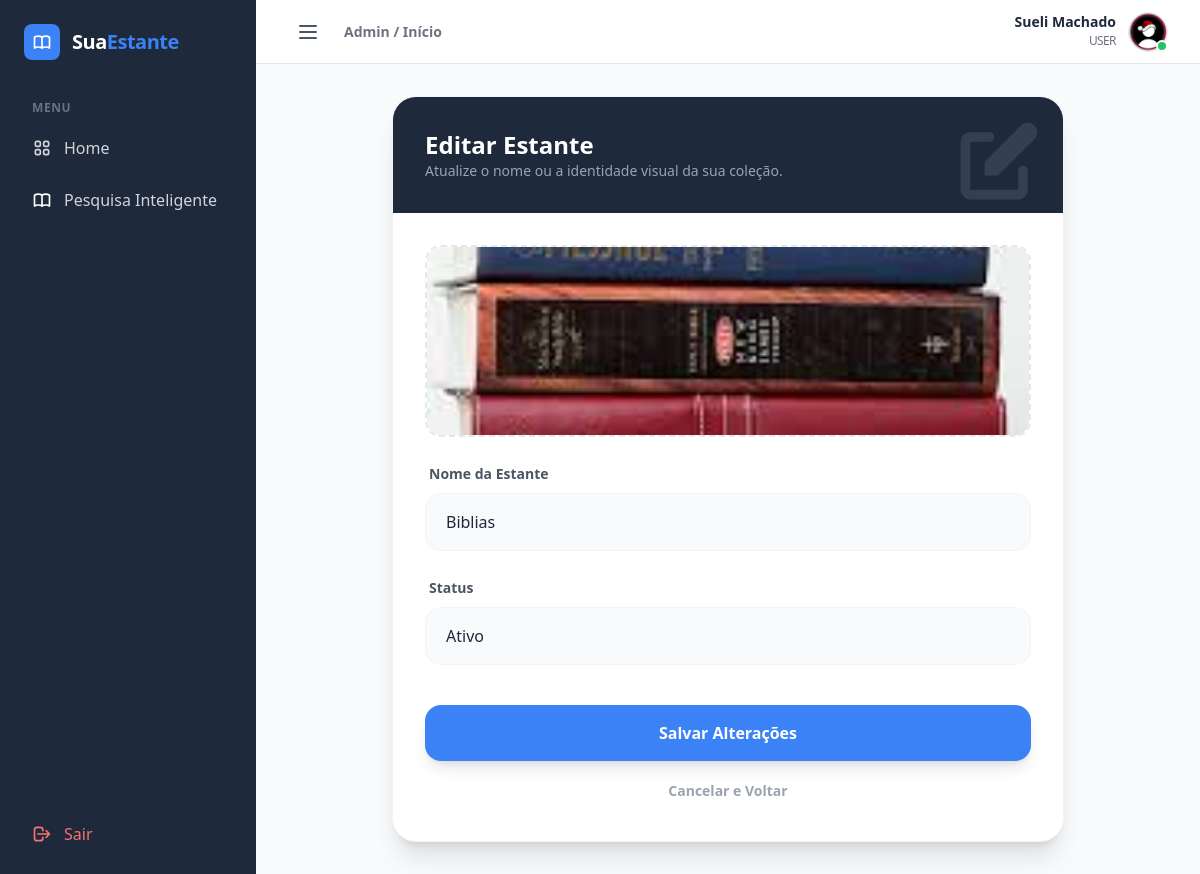
Page /user/estante/editar/1 (signed in) on the committed database.
### models/modelos.py (models this page shows)
class User(db.Model, UserMixin):
    id = db.Column(db.Integer, primary_key=True)
    name = db.Column(db.String(100), nullable=False)
    email = db.Column(db.String(120), nullable=False, unique=True)
    photo = db.Column(db.String(255), nullable=True)
    type_user = db.Column(db.Enum('admin', 'user', default='user')) # Admin ou User
    estado = db.Column(db.String(10), default='Ativo') # 'ativo' ou 'inativo'
    password_hash = db.Column(db.String(128), nullable=False)
    created_at = db.Column(db.DateTime, default=datetime.utcnow)
    estantes = db.relationship('Estante', backref='dono', lazy=True)

class Estante(db.Model):
    __tablename__ = 'estantes'
    id = db.Column(db.Integer, primary_key=True)
    nome = db.Column(db.String(100), nullable=False)
    capa = db.Column(db.String(255), nullable=True) #caminho da imagem...
    estado = db.Column(db.String(10), default='Ativo') # 'ativo' ou 'inativo'
    user_id = db.Column(db.Integer, db.ForeignKey('user.id'), nullable=False)
    livros = db.relationship('Livro', backref='estante', lazy=True, cascade="all, delete-orphan")

### routes/user.py (the view, shortened to what this page needs)
@user_bp.route('/estante/editar/<int:id>', methods=['GET', 'POST'])
@login_required
def editar_estante(id):
    estante = Estante.query.get_or_404(id)
    if estante.user_id != current_user.id:
        abort(403)
    return render_template('user/shelf_edit.html', estante=estante)

### models/modelos.py (called while the page is built)
@login_manager.user_loader
def load_user(user_id):
    return User.query.get(int(user_id))

### templates/user/shelf_edit.html (shortened to what this page needs)
{% extends "admin/base_adm.html" %}
{% block dashboard_content %}
<div class="max-w-2xl mx-auto">
    <div class="bg-white rounded-3xl border border-gray-100 shadow-xl overflow-hidden">
        <div class="bg-secondary p-8 text-white relative overflow-hidden">
            <div class="relative z-10">
                <h1 class="text-2xl font-bold">Editar Estante</h1>
                <p class="text-gray-400 text-sm">Atualize o nome ou a identidade visual da sua coleção.</p>
            </div>
            <div class="absolute top-0 right-0 p-4 opacity-10">
                <svg class="w-24 h-24" fill="currentColor" viewBox="0 0 20 20"><path d="M17.414 2.586a2 2 0 00-2.828 0L7 10.172V13h2.828l7.586-7.586a2 2 0 000-2.828z"></path><path fill-rule="evenodd" d="M2 6a2 2 0 012-2h4a1 1 0 010 2H4v10h10v-4a1 1 0 112 0v4a2 2 0 01-2 2H4a2 2 0 01-2-2V6z" clip-rule="evenodd"></path></svg>
            </div>
        </div>
        <form action="{{ url_for('user.editar_estante', id=estante.id) }}" method="POST" enctype="multipart/form-data" class="p-8 space-y-6">
            <div class="flex flex-col items-center justify-center space-y-4">
                <div class="relative group w-full h-48 rounded-2xl overflow-hidden border-2 border-dashed border-gray-200">
                    <img id="shelf-preview"
                         src="{{ url_for('static', filename='uploads/estantes/' + (estante.capa or 'default_shelf.png')) }}"
                         class="w-full h-full object-cover">
                </div>
            </div>
            <div class="space-y-2">
                <label class="text-sm font-bold text-gray-600 ml-1">Nome da Estante</label>
                <input type="text" name="nome" value="{{ estante.nome }}" required
                       class="w-full px-5 py-4 bg-gray-50 border border-gray-100 rounded-2xl text-secondary focus:outline-none focus:ring-2 focus:ring-primary focus:bg-white transition-all">
            </div>
            <div class="space-y-2">
                <label class="text-sm font-bold text-gray-600 ml-1">Status</label>
                <input type="text" name="estado" value="{{ estante.estado }}" required
                       class="w-full px-5 py-4 bg-gray-50 border border-gray-100 rounded-2xl text-secondary focus:outline-none focus:ring-2 focus:ring-primary focus:bg-white transition-all">
            </div>
            <div class="pt-4 flex flex-col gap-3">
                <button type="submit" class="w-full py-4 bg-primary hover:bg-blue-600 text-white font-bold rounded-2xl shadow-lg transition-all">
                    Salvar Alterações
                </button>
                <a href="{{ url_for('user.home') }}" class="text-center py-2 text-gray-400 hover:text-gray-600 text-sm font-bold">
                    Cancelar e Voltar
                </a>
            </div>
        </form>
    </div>
</div>
{% endblock %}

### templates/admin/base_adm.html (shortened to what this page needs)
<!DOCTYPE html>
<html lang="pt-br">
<head>
    <script src="https://cdn.tailwindcss.com"></script>
</head>
<body class="bg-gray-50 font-sans antialiased" x-data="{ sidebarOpen: true }">
    <div class="flex h-screen overflow-hidden">
        <aside
            :class="sidebarOpen ? 'w-64' : 'w-20'"
            class="bg-secondary text-white hidden md:flex flex-col flex-shrink-0 transition-all duration-300 ease-in-out">
            <div class="p-6 flex items-center gap-3 overflow-hidden whitespace-nowrap">
                <div class="bg-primary p-2 rounded-lg flex-shrink-0">
                </div>
                <span x-show="sidebarOpen" x-transition.opacity class="text-xl font-bold tracking-tight text-white">
                    Sua<span class="text-primary">Estante</span>
                </span>
            </div>
            <nav class="flex-1 px-4 space-y-1 mt-4 overflow-hidden">
                <p x-show="sidebarOpen" class="px-4 text-xs font-semibold text-gray-500 uppercase tracking-wider mb-2">Menu</p>
                {% if current_user.type_user == 'admin' %}
                    <a href="{{ url_for('admin.admin_dashboard') }}" class="flex items-center gap-3 px-4 py-3 rounded-xl transition hover:bg-gray-800 text-gray-300 hover:text-white {% if request.endpoint == 'admin.admin_dashboard' %} bg-primary !text-white {% endif %}">
                        <svg class="w-5 h-5 flex-shrink-0" fill="none" stroke="currentColor" viewBox="0 0 24 24"><path stroke-linecap="round" stroke-linejoin="round" stroke-width="2" d="M4 6a2 2 0 012-2h2a2 2 0 012 2v2a2 2 0 01-2 2H6a2 2 0 01-2-2V6zM14 6a2 2 0 012-2h2a2 2 0 012 2v2a2 2 0 01-2 2h-2a2 2 0 01-2-2V6zM4 16a2 2 0 012-2h2a2 2 0 012 2v2a2 2 0 01-2 2H6a2 2 0 01-2-2v-2zM14 16a2 2 0 012-2h2a2 2 0 012 2v2a2 2 0 01-2 2h-2a2 2 0 01-2-2v-2z"></path></svg>
                        <span x-show="sidebarOpen" x-transition.opacity>Dashboard</span>
                    </a>
                    <a href="{{ url_for('admin.list_users') }}" class="flex items-center gap-3 px-4 py-3 rounded-xl transition hover:bg-gray-800 text-gray-300 hover:text-white {% if request.endpoint == 'admin.list_users' %} bg-primary !text-white {% endif %}">
                        <svg class="w-5 h-5 flex-shrink-0" fill="none" stroke="currentColor" viewBox="0 0 24 24"><path stroke-linecap="round" stroke-linejoin="round" stroke-width="2" d="M12 4.354a4 4 0 110 5.292M15 21H3v-1a6 6 0 0112 0v1zm0 0h6v-1a6 6 0 00-9-5.197M13 7a4 4 0 11-8 0 4 4 0 018 0z"></path></svg>
                        <span x-show="sidebarOpen" x-transition.opacity>Usuários</span>
                    </a>
                    <a href="{{ url_for('admin.list_estantes') }}" class="flex items-center gap-3 px-4 py-3 rounded-xl transition hover:bg-gray-800 text-gray-300 hover:text-white {% if request.endpoint == 'admin.list_estantes' %} bg-primary !text-white {% endif %}">
                        <svg class="w-5 h-5 text-white" fill="none" stroke="currentColor" viewBox="0 0 24 24"><path stroke-linecap="round" stroke-linejoin="round" stroke-width="2" d="M12 6.253v13m0-13C10.832 5.477 9.246 5 7.5 5S4.168 5.477 3 6.253v13C4.168 18.477 5.754 18 7.5 18s3.332.477 4.5 1.253m0-13C13.168 5.477 14.754 5 16.5 5c1.747 0 3.332.477 4.5 1.253v13C19.832 18.477 18.247 18 16.5 18c-1.746 0-3.332.477-4.5 1.253"></path></svg>
                        <span x-show="sidebarOpen" x-transition.opacity>Estantes</span>
                    </a>
                    <a href="{{ url_for('admin.list_books') }}" class="flex items-center gap-3 px-4 py-3 rounded-xl transition hover:bg-gray-800 text-gray-300 hover:text-white {% if request.endpoint == 'admin.list_books' %} bg-primary !text-white {% endif %}">
                        <svg class="w-5 h-5 text-white" fill="none" stroke="currentColor" viewBox="0 0 24 24">
                            <path stroke-linecap="round" stroke-linejoin="round" stroke-width="2" d="M11 5H6a2 2 0 00-2 2v11a2 2 0 002 2h11a2 2 0 002-2v-5m-1.414-9.414a2 2 0 112.828 2.828L11.828 15H9v-2.828l8.586-8.586z"></path>
                        </svg>
                        <span x-show="sidebarOpen" x-transition.opacity>Livros</span>
                    </a>
                    <a href="{{ url_for('admin.list_histories') }}" class="flex items-center gap-3 px-4 py-3 rounded-xl transition hover:bg-gray-800 text-gray-300 hover:text-white {% if request.endpoint == 'admin.list_histories' %} bg-primary !text-white {% endif %}">
                        <svg class="w-5 h-5 flex-shrink-0" fill="none" stroke="currentColor" viewBox="0 0 24 24">
                            <path stroke-linecap="round" stroke-linejoin="round" stroke-width="2" d="M12 8v4l3 3m6-3a9 9 0 11-18 0 9 9 0 0118 0z"></path>
                        </svg>
                        <span x-show="sidebarOpen" x-transition.opacity>Histórico</span>
                    </a>
                {% else %}
                    <a href="{{ url_for('user.home') }}" class="flex items-center gap-3 px-4 py-3 rounded-xl transition hover:bg-gray-800 text-gray-300 hover:text-white ">
                        <span x-show="sidebarOpen" x-transition.opacity>Home</span>
                    </a>
                    <a href="{{ url_for('user.pesquisa_inteligente') }}" class="flex items-center gap-3 px-4 py-3 rounded-xl transition hover:bg-gray-800 text-gray-300 hover:text-white ">
                        <span x-show="sidebarOpen" x-transition.opacity>Pesquisa Inteligente</span>
                    </a>
                {% endif %}
            </nav>
            <div class="p-4 border-t border-gray-800">
                <a href="{{ url_for('auth.logout') }}" class="flex items-center gap-3 px-4 py-3 rounded-xl text-red-400 hover:bg-red-500/10 transition">
                    <svg class="w-5 h-5 flex-shrink-0" fill="none" stroke="currentColor" viewBox="0 0 24 24"><path stroke-linecap="round" stroke-linejoin="round" stroke-width="2" d="M17 16l4-4m0 0l-4-4m4 4H7m6 4v1a3 3 0 01-3 3H6a3 3 0 01-3-3V7a3 3 0 013-3h4a3 3 0 013 3v1"></path></svg>
                    <span x-show="sidebarOpen" x-transition.opacity>Sair</span>
                </a>
            </div>
        </aside>
        <div class="flex-1 flex flex-col min-w-0 overflow-hidden">
            <header class="bg-white border-b border-gray-200 h-16 flex items-center justify-between px-8 flex-shrink-0">
                <div class="flex items-center gap-4">
                    <button @click="sidebarOpen = !sidebarOpen" class="p-2 rounded-lg hover:bg-gray-100 text-gray-600 transition-colors focus:outline-none">
                        <svg class="w-6 h-6" fill="none" stroke="currentColor" viewBox="0 0 24 24">
                            <path stroke-linecap="round" stroke-linejoin="round" stroke-width="2" d="M4 6h16M4 12h16M4 18h16"></path>
                        </svg>
                    </button>
                    <h2 class="text-sm font-semibold text-gray-500">{% block breadcrumb %}Admin / Início{% endblock %}</h2>
                </div>
                <div class="relative" x-data="{ open: false }">
                    <button @click="open = !open" @click.outside="open = false" class="flex items-center gap-3 focus:outline-none group">
                        <div class="text-right hidden sm:block">
                            <p class="text-sm font-bold text-secondary leading-none group-hover:text-primary transition">{{ current_user.name }}</p>
                            <p class="text-xs text-gray-500 mt-1 uppercase tracking-tighter">{{ current_user.type_user }}</p>
                        </div>
                        <div class="relative">
                            <a href="{{ url_for('user.perfil') }}">
                                {% if current_user.photo %}
                                    <img src="{{ url_for('static', filename='uploads/user/' + current_user.photo) }}" class="w-10 h-10 rounded-full object-cover border border-gray-200">
                                {% else %}
                                    <div class="w-10 h-10 rounded-full bg-primary flex items-center justify-center text-white font-bold">{{ current_user.name[0] | upper }}</div>
                                {% endif %}
                            </a>
                            <div class="absolute bottom-0 right-0 w-3 h-3 bg-green-500 border-2 border-white rounded-full"></div>
                        </div>
                    </button>
                    </div>
            </header>
            <main class="flex-1 overflow-y-auto p-8">
                {% block dashboard_content %}{% endblock %}
            </main>
        </div>
    </div>
</body>
</html>

### rows in the picture
User: name "Sueli Machado", type_user "USER", photo (picture)
Estante: capa (picture), nome "Biblias", estado "Ativo"
